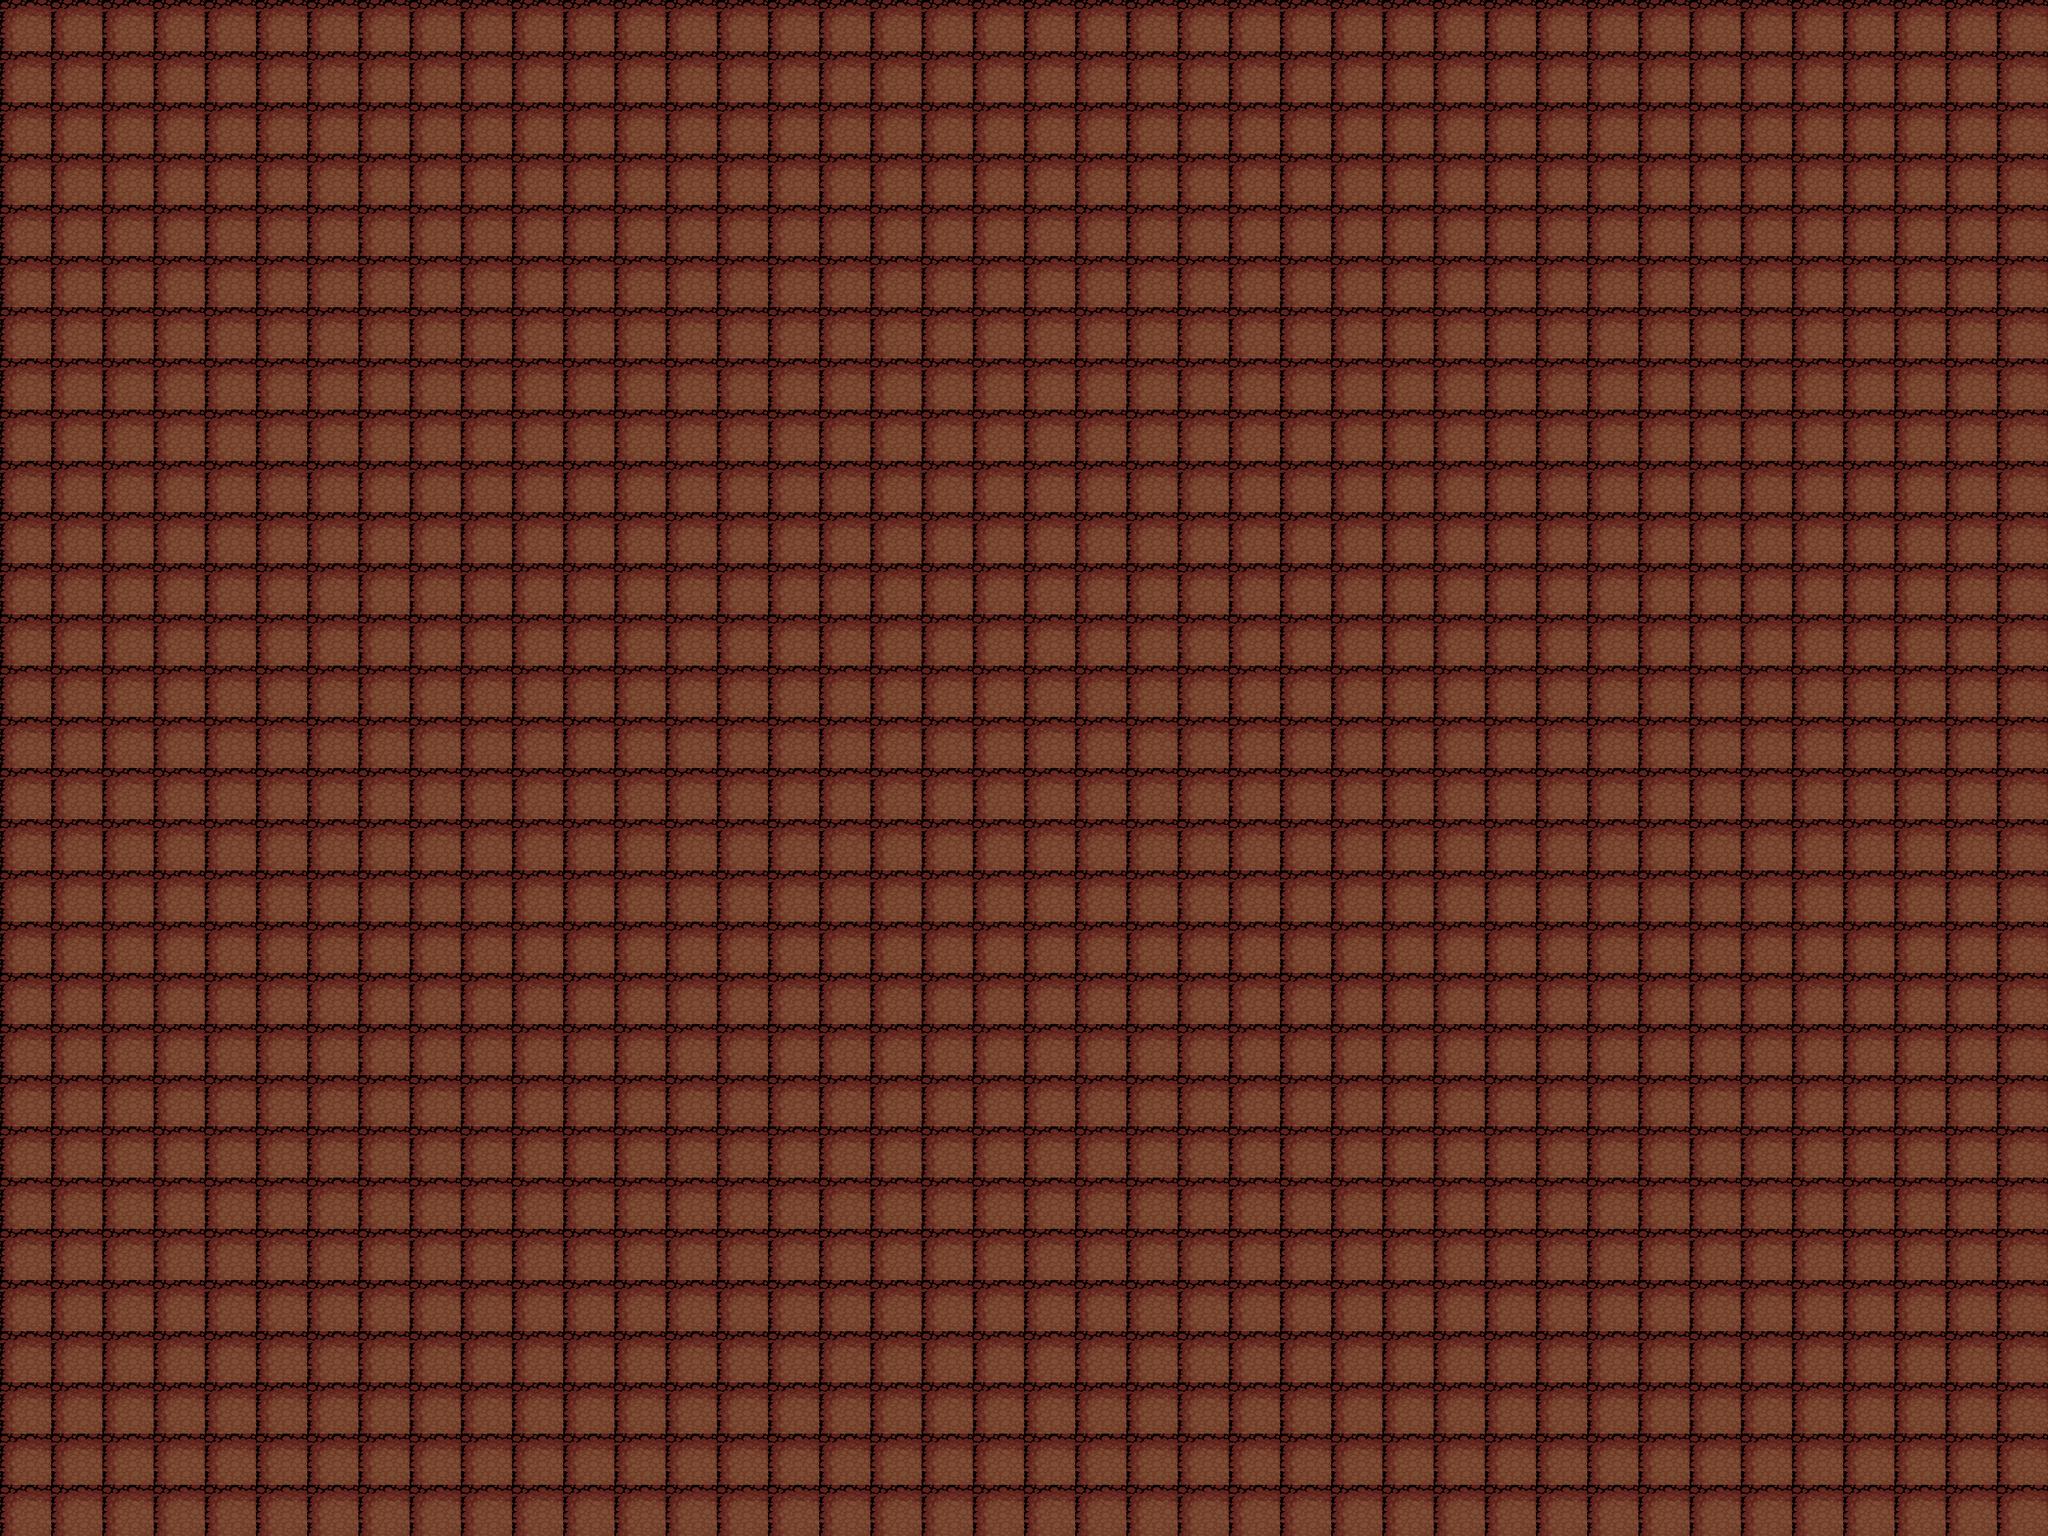

This game map was drawn from its Tiled (.tmx) file and the tilesets committed beside it. A one-line description and the trimmed map source follow:
An orthogonal 40x30 tile map with 64x64 px tiles, 1 tile layer (图块层 1).

<map version="1.10" tiledversion="1.11.2" orientation="orthogonal" renderorder="left-up" width="40" height="30" tilewidth="64" tileheight="64" infinite="0" nextlayerid="2" nextobjectid="1">
 <tileset firstgid="1" name="terrain" tilewidth="64" tileheight="64" spacing="2" margin="2" tilecount="225" columns="15">
  <image source="terrain.png" trans="d97754" width="1024" height="1024" />
 </tileset>
 <layer id="1" name="图块层 1" width="40" height="30">
  <data>[1200 cells, 1200 non-empty, 1 distinct tile ids]</data>
 </layer>
</map>
